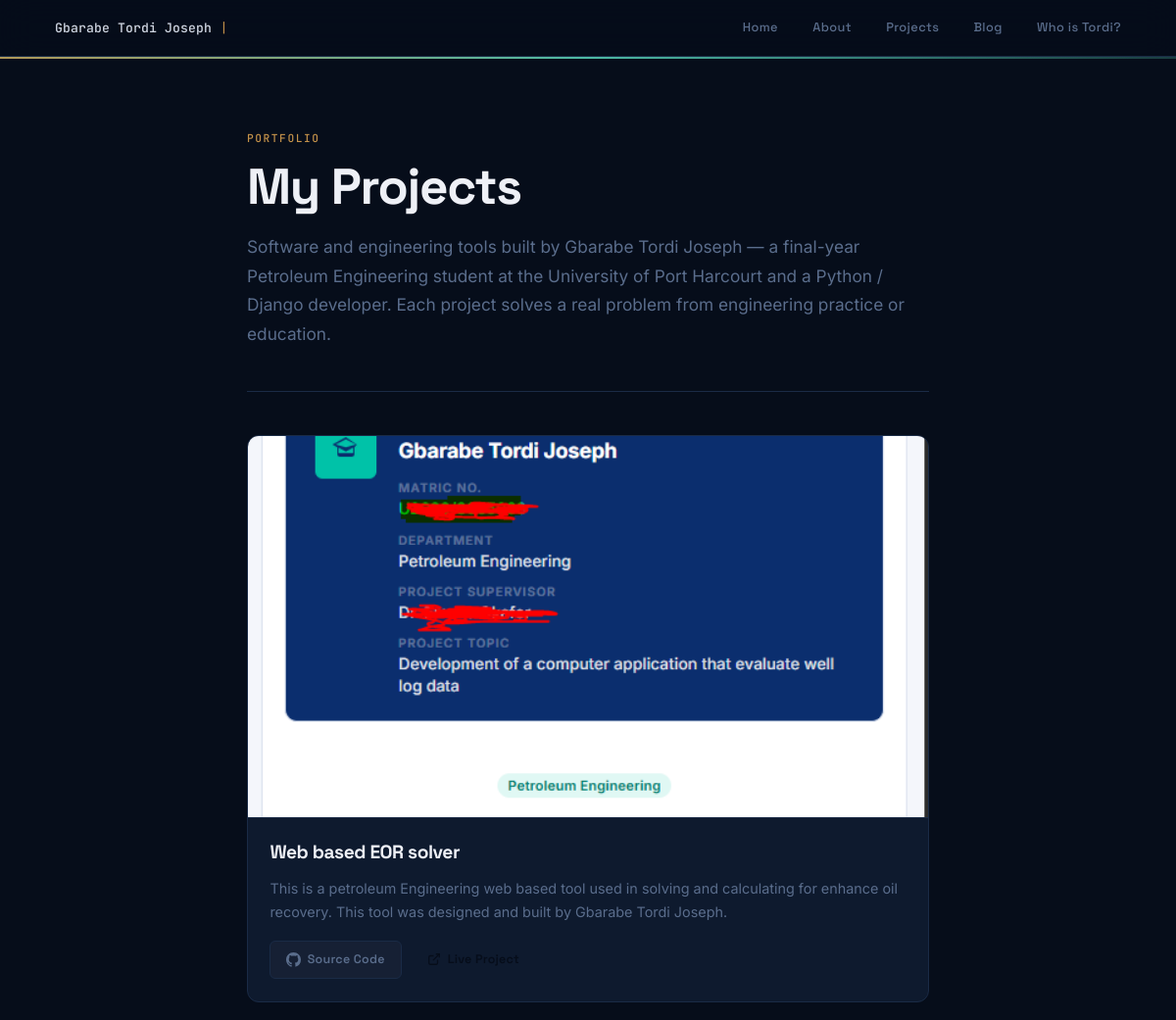
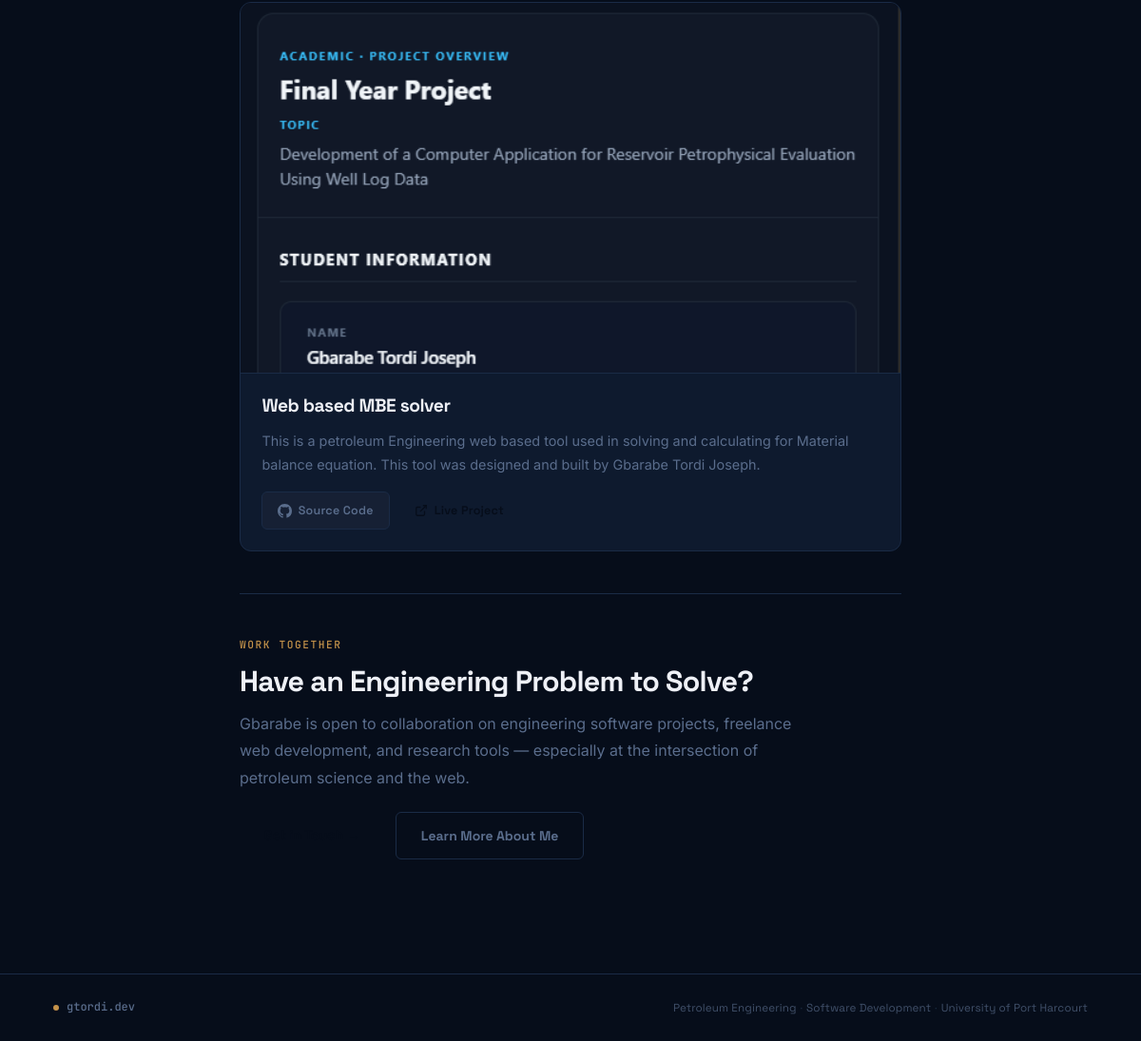
/projects/, run on the app's committed database (2 pictures, top to bottom).
### core/models.py (models this page shows, shortened)
class Project(models.Model):
    title = models.CharField(max_length=200)
    description = models.TextField()
    image = models.ImageField(upload_to='projects/')
    github_url = models.URLField(blank=True)
    live_url = models.URLField(blank=True)

### core/views.py (the view)
# urls.py: path('projects/', views.projects, name='projects'),
def projects(request):
    return render(request, 'core/projects.html', {
        'projects': Project.objects.all()
    })

### templates/core/projects.html (shortened to what this page needs)
{% extends 'base.html' %}
{% block content %}
<section class="projects-hero">
  <span class="eyebrow">Portfolio</span>
  <h1>My Projects</h1>
  <p class="projects-lead">
    Software and engineering tools built by Gbarabe Tordi Joseph — a final-year
    Petroleum Engineering student at the University of Port Harcourt and a
    Python / Django developer. Each project solves a real problem from engineering
    practice or education.
  </p>
</section>
<hr>
<section class="projects-section">
  {% if projects %}
  <div class="projects-grid">
    {% for project in projects %}
    <article class="project-card card">
      {% if project.image %}
      <div class="project-img-wrap">
        <img src="{{ project.image.url }}"
             alt="{{ project.title }}"
             class="project-img"
             loading="lazy">
      </div>
      {% endif %}
      <div class="project-body">
        <div class="project-header">
          <h2 class="project-title">{{ project.title }}</h2>
        </div>
        <p class="project-desc">{{ project.description }}</p>
        <div class="project-links">
          {% if project.github_url %}
          <a href="{{ project.github_url }}" target="_blank" rel="noopener" class="proj-btn proj-btn-ghost">
            Source Code
          </a>
          {% endif %}
          {% if project.live_url %}
          <a href="{{ project.live_url }}" target="_blank" rel="noopener" class="proj-btn proj-btn-accent">
            <svg width="14" height="14" viewBox="0 0 24 24" fill="none" stroke="currentColor" stroke-width="2.2" aria-hidden="true">
              <path d="M18 13v6a2 2 0 0 1-2 2H5a2 2 0 0 1-2-2V8a2 2 0 0 1 2-2h6"/>
              <polyline points="15 3 21 3 21 9"/>
              <line x1="10" y1="14" x2="21" y2="3"/>
            </svg>
          </a>
          {% endif %}
        </div>
      </div>
    </article>
    {% endfor %}
  </div>
  {% endif %}
</section>
{% if projects %}
<hr>
<section class="collab-section">
  <span class="eyebrow">Work Together</span>
  <h2>Have an Engineering Problem to Solve?</h2>
  <p>
    Gbarabe is open to collaboration on engineering software projects, freelance
    web development, and research tools — especially at the intersection of
    petroleum science and the web.
  </p>
  <div class="cta-row">
    <a href="mailto:gbarabetordi@email.com" class="cta-btn">Get in Touch →</a>
    <a href="/who-is-gbarabe-tordi-joseph/" class="cta-btn cta-ghost">Learn More About Me</a>
  </div>
</section>
{% endif %}
{% endblock %}

### templates/base.html (style rules this page uses)
:root { --bg: #060D1A; --surface: #0E1A2E; --surface-2: #162034; --border: #1A2B46; --border-lit: #243650; --text: #D0D6E2; --muted: #5A6D8C; --amber: #C4924A; --amber-dim: rgba(196,146,74,.12); --teal: #4DB8A4; --teal-dim: rgba(77,184,164,.10); --display: 'Space Grotesk', sans-serif; --body: 'Inter', sans-serif; --mono: 'JetBrains Mono', monospace; --nav-h: 58px; --r: 8px; --r-lg: 12px; --max-w: 760px; }
*, *::before, *::after { box-sizing: border-box; margin: 0; padding: 0; }
html { scroll-behavior: smooth; }
body { background: var(--bg); color: var(--text); font-family: var(--body); font-size: 1rem; line-height: 1.78; min-height: 100vh; display: flex; flex-direction: column; -webkit-font-smoothing: antialiased; }
a { color: inherit; text-decoration: none; }
img { max-width: 100%; display: block; }
h1, h2, h3, h4 { font-family: var(--display); font-weight: 700; line-height: 1.18; letter-spacing: -.025em; color: #EEF0F6; }
h1 { font-size: clamp(2rem, 5.5vw, 3.2rem); margin-bottom: 1rem; }
h2 { font-size: clamp(1.3rem, 3vw, 1.9rem); margin-bottom: .75rem; }
p { margin-bottom: 1.25rem; opacity: .85; }
p:last-child { margin-bottom: 0; }
.eyebrow { font-family: var(--mono); font-size: .7rem; font-weight: 500; letter-spacing: .14em; text-transform: uppercase; color: var(--amber); margin-bottom: .6rem; display: block; }
.card { background: var(--surface); border: 1px solid var(--border); border-radius: var(--r-lg); padding: clamp(1.25rem, 3vw, 1.75rem); position: relative; transition: border-color .22s, transform .22s; overflow: hidden; }
.card::before { content: ''; position: absolute; top: 0; left: 0; width: 3px; height: 0; background: linear-gradient(180deg, var(--amber), var(--teal)); border-radius: var(--r-lg) 0 0 var(--r-lg); transition: height .28s ease; }
hr { border: none; border-top: 1px solid var(--border); margin: 2.75rem 0; }

### templates/core/projects.html (style rules this page uses)
.projects-hero { margin-bottom: .5rem; }
.projects-hero h1 { margin-top: .35rem; }
.projects-lead { font-size: clamp(.95rem, 2.5vw, 1.08rem); color: var(--muted); max-width: 64ch; margin-top: .6rem; line-height: 1.7; opacity: 1; }
.projects-section { margin-bottom: .5rem; }
.projects-grid { display: grid; grid-template-columns: repeat(auto-fill, minmax(min(100%, 340px), 1fr)); gap: 1.25rem; }
.project-card { display: flex; flex-direction: column; padding: 0; overflow: hidden; }
.project-img-wrap { width: 100%; aspect-ratio: 16 / 9; overflow: hidden; background: var(--surface-2); border-bottom: 1px solid var(--border); }
.project-img { width: 100%; height: 100%; object-fit: cover; transition: transform .4s ease; }
.project-body { display: flex; flex-direction: column; gap: .75rem; padding: 1.4rem; flex: 1; }
.project-header { display: flex; align-items: flex-start; justify-content: space-between; gap: .75rem; flex-wrap: wrap; }
.project-title { font-size: clamp(1rem, 2.5vw, 1.2rem); margin: 0; line-height: 1.3; }
.project-desc { font-size: .9rem; color: var(--muted); line-height: 1.7; margin: 0; opacity: 1; flex: 1; }
.project-links { display: flex; flex-wrap: wrap; gap: .6rem; margin-top: auto; padding-top: .25rem; }
.proj-btn { display: inline-flex; align-items: center; gap: .4rem; font-family: var(--display); font-size: .78rem; font-weight: 600; letter-spacing: .02em; padding: .48rem 1rem; border-radius: 6px; transition: opacity .15s, transform .15s, border-color .15s, color .15s; white-space: nowrap; }
.proj-btn-ghost { background: var(--surface-2); color: var(--muted); border: 1px solid var(--border); }
.proj-btn-accent { background: var(--accent); color: var(--bg); border: 1px solid transparent; }
.collab-section { margin-bottom: .5rem; }
.collab-section h2 { margin: .35rem 0 .75rem; }
.collab-section > p { max-width: 58ch; color: var(--muted); margin-bottom: 1.4rem; opacity: 1; }
.cta-row { display: flex; flex-wrap: wrap; gap: .75rem; }
.cta-btn { display: inline-block; font-family: var(--display); font-size: .875rem; font-weight: 700; color: var(--bg); background: var(--accent); padding: .72rem 1.6rem; border-radius: 6px; transition: opacity .15s, transform .15s; }
.cta-ghost { background: transparent; color: var(--muted); border: 1px solid var(--border); }

### data on the page
Project: image (picture), title "Web based EOR solver", description "This is a petroleum Engineering web based tool used in solving and calculating for enhance oil recovery. This tool was designed and built by Gbarabe Tordi Joseph."
Project: image (picture), title "Web based MBE solver", description "This is a petroleum Engineering web based tool used in solving and calculating for Material balance equation. This tool was designed and built by Gbarabe Tordi Joseph."
